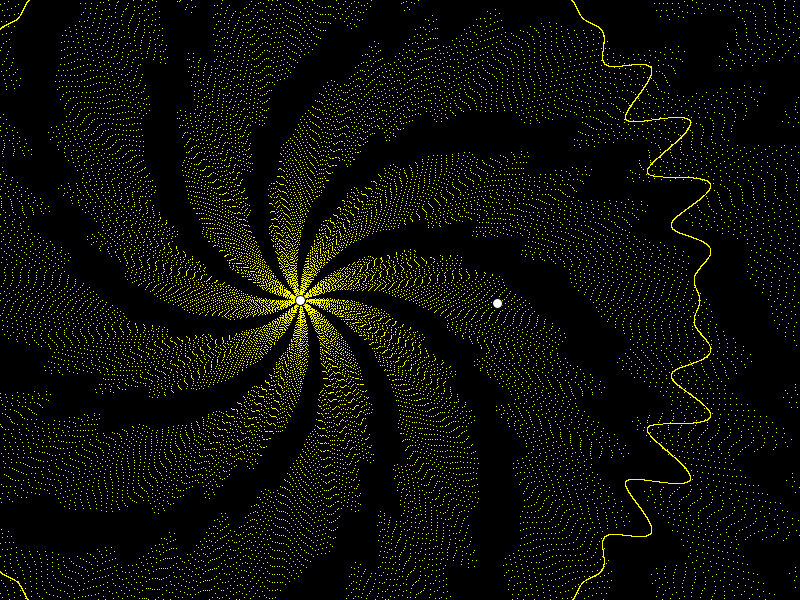
Frame 1 (no input)
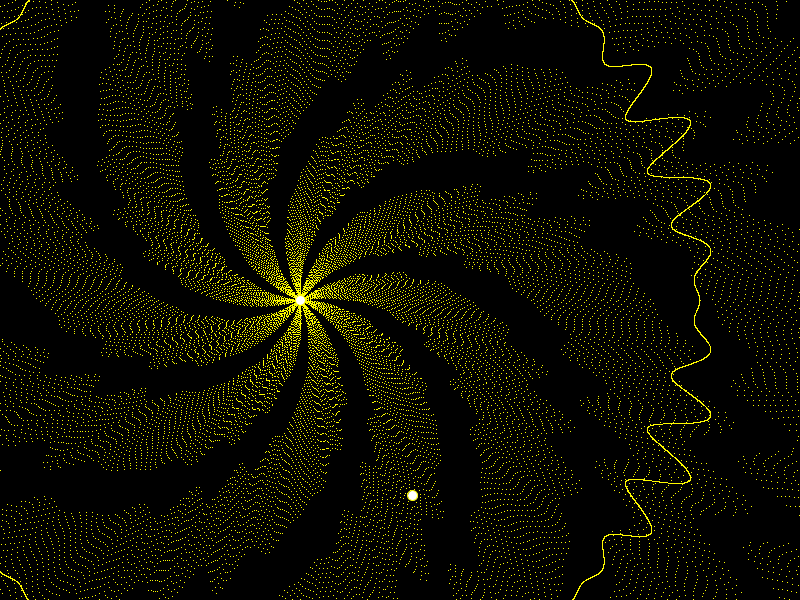
Frame 60 (the mouse pressed at the canvas centre just before this capture)
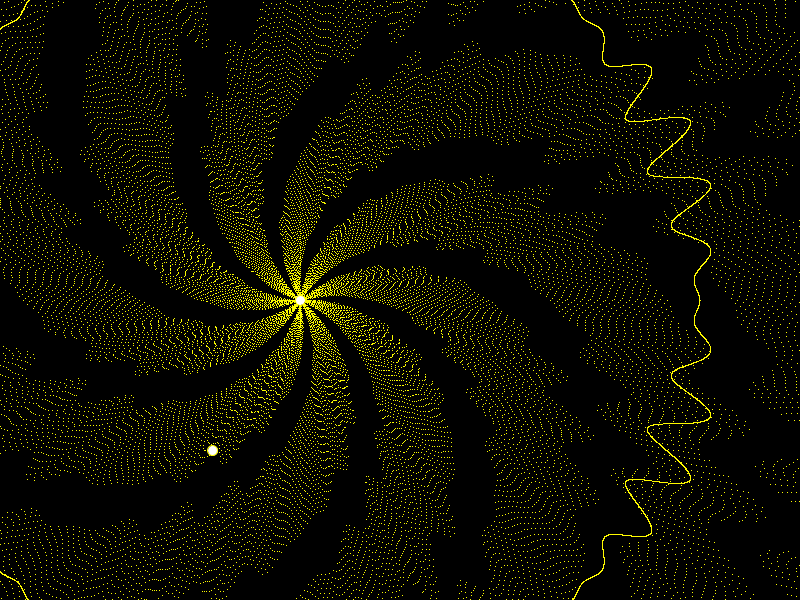
Frame 120 (the mouse held since frame 60 and released just before this capture)

The Processing sketch that drew these frames (run headless with seeded random() and noise(); from frame 60 on, the mouse is pressed at the canvas centre):

// Processing sketch: processing_180865
// ── processing_180865.pde

void setup(){ size(800,600);
background(0);
}

float  y1,x1,x,y ,theta ,cos ,sin, r,r2,t,xc,m,e,w,gh,gh1,x2,y2,x3,y3,hj;
float a=80 , b=100 ;
//, n ,r,x,y;
 final double scale = 800;
     final double step = 1 / scale;
   int   point ;
void draw()
{
background(0);
gh=0;//hj=0;
for(float u =-250;u<250;u+=1)
for(float o =-250;o<250;o+=1)
{
hj%=(PI);hj+=(0.01);
  ///if ( u==0&&o<20    )  set(300+int(u),300+int(o),color(250,0,0));//}

//   r=350*cos( gh);
 gh%=2*PI;
gh+=radians(0.8909); 
  r=400-30*sin(4*gh)*sin(40*gh);
x1 = (r * cos( gh));
y1 = (r * sin(gh));


x3 = ((r*hj) * cos( gh));
y3 = ((r*hj) * sin(gh));
// if (o>y1 && o<y3 )     { set(300+int(u),300+int(o), color(dist(u, o,0,0),10,10));} else continue;

  if(u>100){
// if (  sqrt((o*o)+(u*u))>sqrt( (x1*x1)+(y1*y1))   ) 
//if(dist(300+int( x1 ),300+int(y1),u+300,o+300)<40 ){set(300+int(u),300+int(o),color(250,0,0));}else { stroke(50,20,100); continue;    }
//if(u<x1&&o<y1)set(300+int(u),300+int(o),color(250,0,0));


 set(300+int( x3 ),300+int(y3),color(250,250,0));//}

 set(300+int( x1 ),300+int(y1),color(dist (0,0, x1 ,y1),250,0));//}
 
 
//if(dist(300+int( x1 ),300+int(y1),x2+300,y2+300)<20 ){stroke(0,0,250);}else { stroke(50,250,100); continue;    }
if(dist(300+int( x1 ),300+int(y1),x2+300,y2+300)<1 ){stroke(0,0,250);}else { continue;    }

noFill();
//ellipse(300,300,r*2,r*2);

}
  /*  

  if ( sqrt(x*x+y*y)>r) {stroke(250,250,0);}else { stroke(50,250,100);     }

  point(x1+150,y1+300);

 if ( u==0 && o==50  )ellipse(o+300,u+300,10,10);
*/
}


gh1+=radians(1); 
r=200-30*sin(4*gh1);

x2 = (r * cos( gh1));
y2 = (r * sin(gh1));  
ellipse(x2+300,y2+300,10,10);

ellipse(300,300,10,10);
  stroke(250,250,0);
//ellipse(0,20,10,10);
 for (float t = 0; t <= 2*PI; t+= step) {
  r=300*cos(t);

   x = (r * cos(t));
     y = (r * sin(t));
 
 //point(x+150,y+300);
//line(x+300,y+300,0,0);
 }
}
